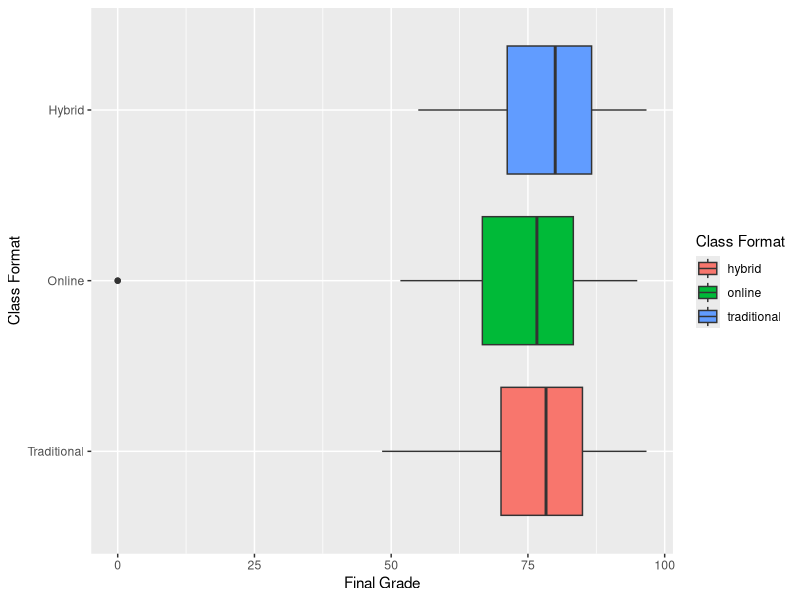
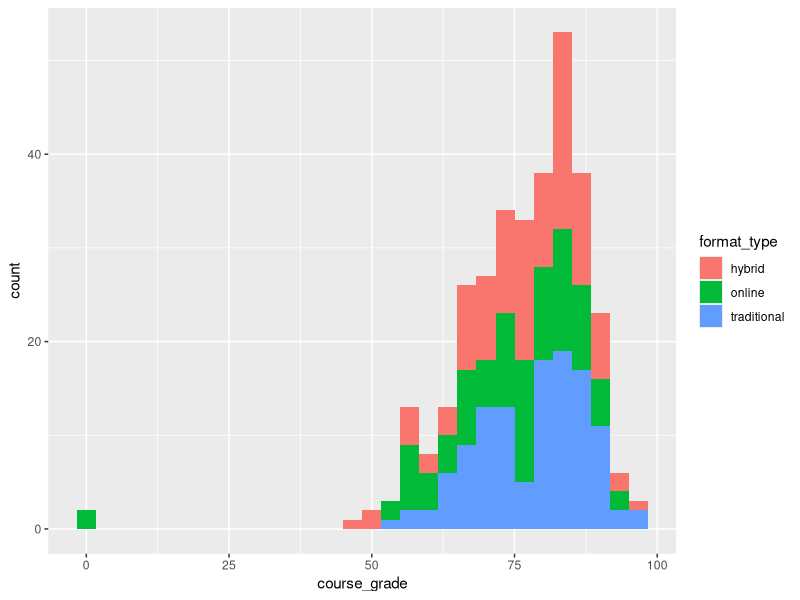
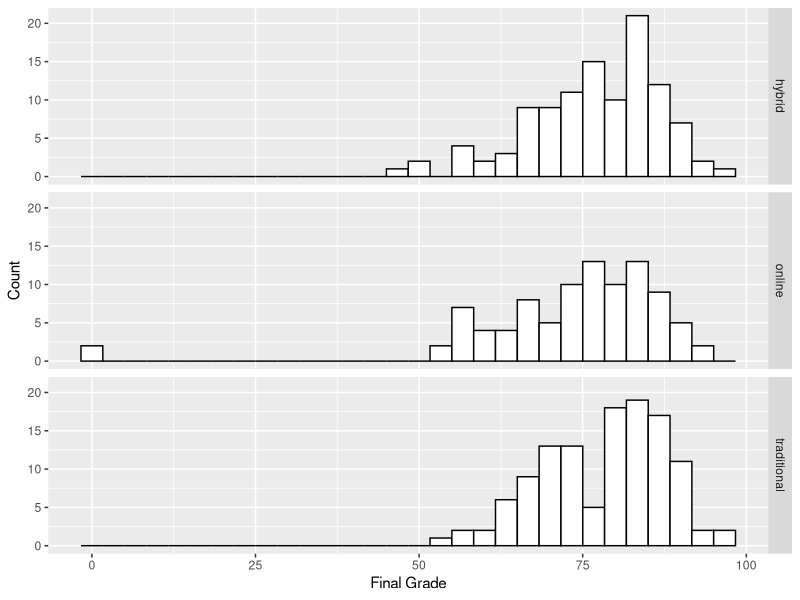
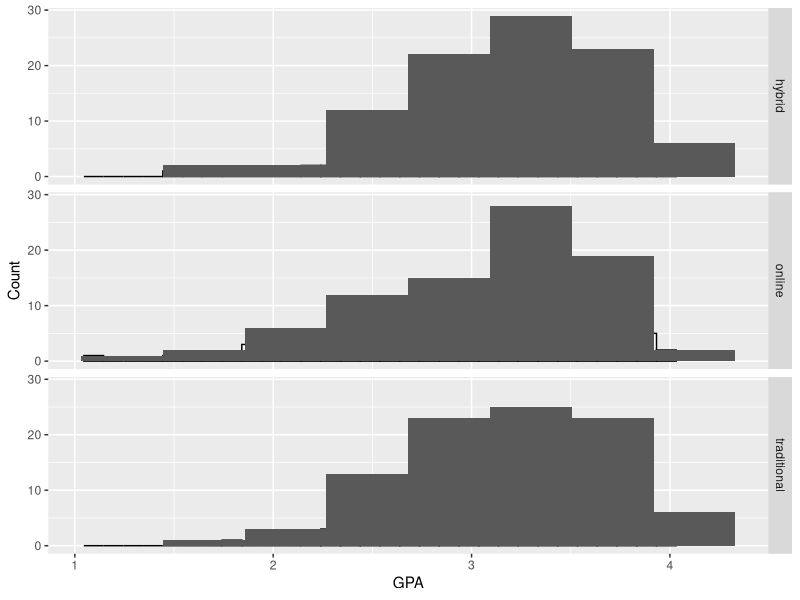

Here is the R script that generated these plots, in order: (Note: this script raises an error after producing the figures.)
## ---- chunk 1
library(tidyverse) 
library(haven) 
library(psych) 
library(ggridges) 
library(car)
setwd("/Users/gianzlupko/Desktop/5123 Linear Models/5123_Linear_Models/Online_Learning_Study")   
## ---- chunk 2
learning <- read_dta("online_assessment.dta") 
head(learning) 
## ---- chunk 3

# rename columns

learn2 <- learning %>%
  rename(course_grade = falsexam) 

# create column that stores character string identifying course type: 
learn2
learn2 <- learn2 %>%
  mutate(format_type = 
           ifelse(format_ol == 1, "online", 
                  ifelse(format_blended == 1, "hybrid", 
                         ifelse(format_ol == 0 & format_blended == 0, 
                                "traditional", "NA")))) 


# store format type as factor: 
class(learn2$format_type) 
learn2$format_type <- as.factor(learn2$format_type) 
levels(learn2$format_type) 

## ---- chunk 4

# attrition by instructional mode: 
# note, Alpert et al. (2016) coded drop out data 
# 1 = students given permission at outset of semester but did not sign up
# 2 = students who did enroll that later dropped out
# 3 = students who completed the course 

attrition <- learn2 %>%
  group_by(enroll_count) %>%
  select(format_type, enroll_count) %>%
  table() %>%
  data.frame()

#write.csv(attrition, "attrition_by_condition.csv") 
online_attrition = (29 + 50)
online_attrition/172

# store new data with only those who completed the course 

completed_course <- learn2 %>%
  filter(enroll_count == 3) 

# check missigness of GPA (covariate): 
# for those that completed coourse, 48 GPA records missing total
gpa_missing <- completed_course %>%
  select(format_type, gpa) %>%
  group_by(format_type) %>%
  filter(is.na(gpa)) %>%
  count(format_type)

#write.csv(gpa_missing, "gpa_missing.csv") 

# check missingness of final grade (DV): 
# no missing grades; DV accounted for. 

completed_course %>%
  select(format_type, course_grade) %>%
  group_by(format_type)

  
  

## ---- chunk 5

# filter data set for only those that completed the course 
completed <- learning %>%
  filter(!falsexam == 0 & !is.na(gpa)) 


## ---- chunk 6

# boxplot 
ggplot(data = completed_course, 
       aes(format_type, course_grade, fill = format_type)) + 
  geom_boxplot() + coord_flip() + ylab(label = "Final Grade") + 
  xlab("Class Format")+ labs(fill = "Class Format") +
  scale_x_discrete(labels=c("Traditional", "Online", "Hybrid")) 


ggplot(data = completed_course, 
       aes(course_grade, fill = format_type)) + geom_histogram()

# final grades by group histogram 
ggplot(data = completed_course, aes(x = course_grade)) +
  geom_histogram(fill = "white", colour = "black") +
  facet_grid(format_type ~ .) + xlab("Final Grade") + 
  ylab("Count")


# GPA by group 
ggplot(data = completed_course, aes(x = gpa)) +
  geom_histogram(fill = "white", colour = "black") +
  facet_grid(format_type ~ .) + xlab("GPA") + 
  ylab("Count") + stat_bin(bins = 8) 

# GPA distributions by group 

ggplot(data = completed_course, aes(x = gpa, y = format_type)) + 
  geom_joy(scale = 0.9) + 
  theme_joy() + scale_y_discrete(labels=c("Hybrid", "Online", "Traditional")) + 
  theme(legend.position = "none") + xlab("Student GPA") + ylab("Group") 


# QQ plot of grades to test normality assumption:

lm1 <- lm(course_grade ~ format_type, data = completed_course)
qqPlot(lm1)


## ---- chunk 7

# final grade & GPA descriptive stats by group 
grade_desc <- describeBy(completed_course$course_grade, 
                         completed_course$format_type, mat = TRUE) 
gpa_desc <- describeBy(completed_course$gpa, 
           completed_course$format_type, mat = TRUE) 

#write.csv(grade_desc, "grade_descriptives.csv") 
#write.csv(gpa_desc, "gpa_descriptives.csv") 

## ---- chunk 8

cor(completed$gpa, completed$falsexam)

lm(falsexam ~ gpa, data = completed) %>%
  summary()

ggplot(data = completed, aes(x = gpa, y = falsexam)) + geom_point() 

# test commit 
